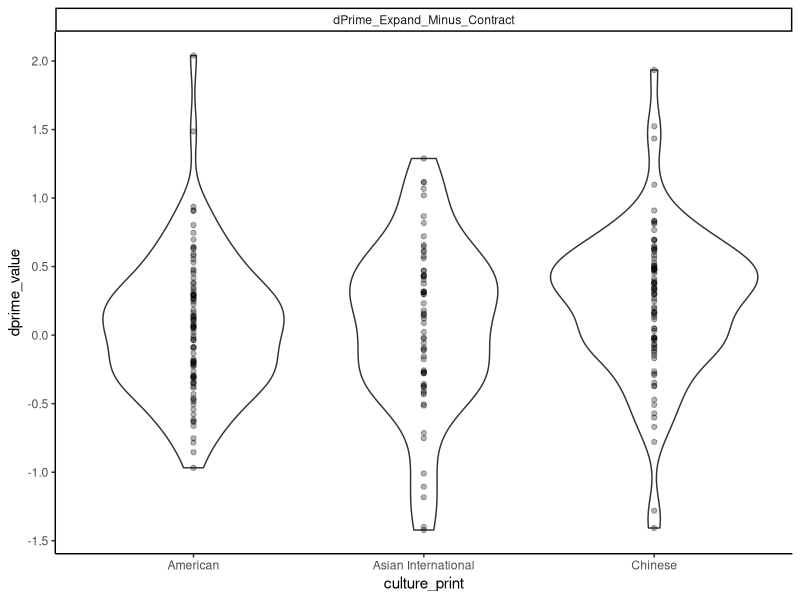
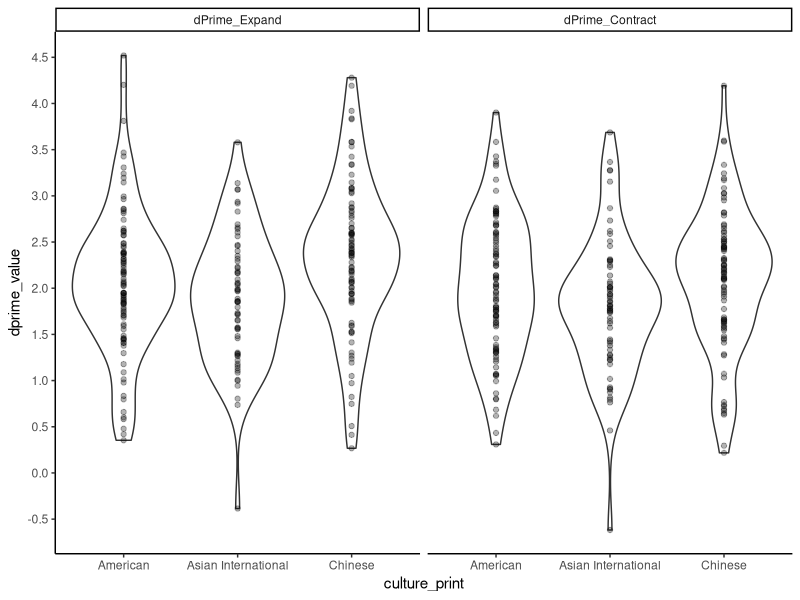

Write R code to recreate these figures, in order.
## ---- chunk 1
library(tidyverse)
library(here)

d <- read_csv(here("data/All_Data_Coded.csv")) 
## ---- chunk 2
d %>%
  filter(Exclude_too_long_in_West != 1) %>% 
  group_by(East_or_West) %>% 
  count()
## ---- chunk 3
d_color <- d %>% 
  filter(ExpandContractExclude == 0) %>% 
  select(SubNum, East_or_West, starts_with("dPrime"), starts_with("expand")) %>% 
  select(SubNum, 
         East_or_West, 
         dPrime_Expand, dPrime_Contract,
         Expand_Minus_Contract_dPrime, Expand_Contract_Mean_dPrime) %>% 
  rename(dPrime_Expand_Minus_Contract = Expand_Minus_Contract_dPrime, 
         dPrime_Expand_Contract_Mean = Expand_Contract_Mean_dPrime) %>% 
  pivot_longer(
    cols = c(dPrime_Expand, dPrime_Contract, dPrime_Expand_Minus_Contract), 
    names_to = "dprime_type", 
    values_to = "dprime_value"
  )


d_color
## ---- chunk 4
d_color %>% 
  mutate(
    culture_print = case_when(
      East_or_West == "e" ~ "Asian International", 
      East_or_West == "w" ~ "American", 
      East_or_West == "c" ~ "Chinese"
    )
  ) %>% 
  filter(dprime_type == "dPrime_Expand_Minus_Contract") %>% 
  ggplot(aes(x = culture_print, y = dprime_value)) + 
  geom_violin() + 
   geom_point(alpha = .3) + 
  stat_summary(fun.data = "mean_cl_boot", colour = "red")+
  scale_y_continuous(breaks = seq(-2, 5, 0.5)) + 
  facet_wrap(~fct_rev(dprime_type)) + 
  theme_classic()

d_color %>% 
  mutate(
    culture_print = case_when(
      East_or_West == "e" ~ "Asian International", 
      East_or_West == "w" ~ "American", 
      East_or_West == "c" ~ "Chinese"
    )
  ) %>% 
  filter(dprime_type != "dPrime_Expand_Minus_Contract") %>% 
  ggplot(aes(x = culture_print, y = dprime_value)) + 
  geom_violin() + 
   geom_point(alpha = .3) + 
  stat_summary(fun.data = "mean_cl_boot", colour = "red")+
  scale_y_continuous(breaks = seq(-2, 5, 0.5)) + 
  facet_wrap(~fct_rev(dprime_type)) + 
  theme_classic()

